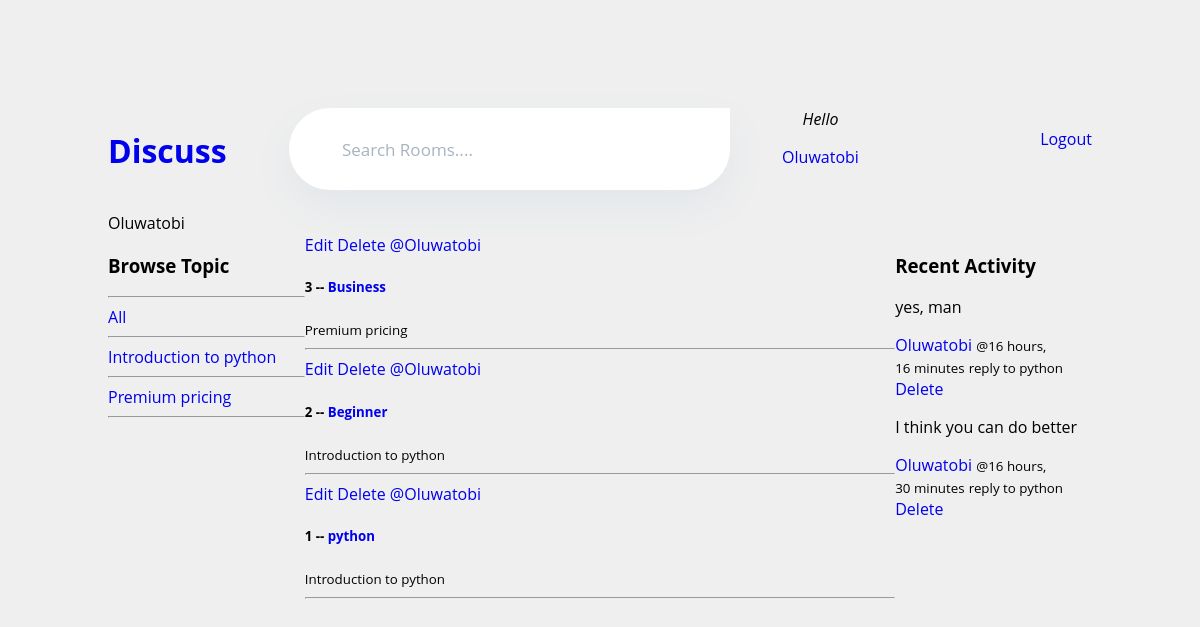
The app's page /profile/2 (signed in) with its own data.
### base/models.py (models this page shows, shortened)
class Topic(models.Model):
    name = models.CharField(max_length=200)

class Room(models.Model):
    host = models.ForeignKey(User, on_delete=models.SET_NULL, null=True)
    topic = models.ForeignKey(Topic, on_delete=models.SET_NULL, null=True)
    name = models.CharField(max_length=200)
    description = models.TextField(null=True, blank=True)
    participants = models.ManyToManyField(
        User, related_name='participants', blank=True)
    updated = models.DateTimeField(auto_now=True)
    created = models.DateTimeField(auto_now_add=True)
    class Meta:
        ordering = ['-updated', '-created']
    def __str__(self):
        return self.name

class Message(models.Model):
    user = models.ForeignKey(User, on_delete=models.CASCADE)
    room = models.ForeignKey(Room, on_delete=models.CASCADE)
    body = models.TextField()
    updated = models.DateTimeField(auto_now=True)
    created = models.DateTimeField(auto_now_add=True)
    class Meta:
        ordering = ['-updated', '-created']

### base/views.py (the view)
# urls.py: path("profile/<str:pk>", views.user_profile, name="profile"),
def user_profile(request, pk):
    user = User.objects.get(id=pk)
    rooms = user.room_set.all()
    room_message = user.message_set.all()
    topics = Topic.objects.all()
    context = {"user": user, "rooms": rooms, "room_message": room_message, "topics":topics}
    return render(request, "base/user_profile.html", context)

### base/templates/base/user_profile.html (shortened to what this page needs)
{% extends 'main.html' %} {% block content %} {{user.username}}
<div class="profile_container">
  <div>{% include 'base/topics_component.html' %}</div>
  <div>{% include 'base/feeds_component.html' %}</div>
  <div>{% include 'base/activiity.component.html' %}</div>
</div>
{% endblock %}

### template/navbar.html
{% load static %}
<div class="navbar">
  <div class="image">
    <h1><a href="/">
      Discuss
    </a></h1>
  </div>
  <div class="input-group">
    <form action="{% url 'home' %}" method="GET">
      <input
        value=""
        class="form-control"
        type="text"
        name="q"
        placeholder="Search Rooms...."
      />
      <label for="q">Search Rooms....</label>
    </form>
  </div>
  <div class="header_profile">
    <i>Hello</i>
    <p><a href="{% url 'profile' request.user.id  %}">{{request.user}}</a></p>
  </div>
  <div class="loginout">
    {% if request.user.is_authenticated %}
    <a href="{% url 'logout' %}">Logout</a>
    {% else %}
    <a href="{% url 'login' %}"> Login</a>
    {% endif %}
  </div>
</div>

### base/templates/base/topics_component.html
 <h3>Browse Topic</h3>
    <hr />
    <div>
      <a href="{% url 'home' %}"> All </a>
      <hr />
    </div>
    {% for topic in topics %}
    <div>
      <a href="{% url 'home' %}?q={{topic.name}}"> {{topic.name}} </a>
    </div>
    <hr />
    {% endfor %}

### base/templates/base/feeds_component.html
<div>
  {% for room in rooms %}
  <div>
    {% if request.user == room.host %}
    <a href="{% url 'update-room' room.id %}">Edit</a>
    <a href="{% url 'delete-room' room.id %}">Delete</a>
    {% endif %}
    <a href="{% url 'profile' room.host.id %}">@{{room.host.username}}</a>
    <h5>{{room.id}} -- <a href="{% url 'room' room.id %}">{{room.name}}</a></h5>
    <small>{{room.topic.name}}</small>
    <hr />
  </div>
  {% endfor %}
</div>

### base/templates/base/activiity.component.html
<h3>Recent Activity</h3>
{% for message in room_message %}
<p>{{ message.body }}</p>
<a href="{% url 'profile' message.user.id  %}">{{ message.user }}</a>
<small>@{{ message.created | timesince }}</small>
<small>reply to {{ message.room }}</small>
{% if request.user == message.user %}
<a href="{% url 'delete-message' message.id %}">Delete</a>
{% endif %} {% endfor %}

### static/styles/main.css (style rules this page uses)
body { background-color: aquamarine; }
.navbar { display: grid; grid-template-columns: 1fr 2fr 1fr 1fr; }
body { background-color: #efefef; padding: 100px; font-family: "Open Sans", "Arial", snas-serif; }
.input-group { justify-content: center; display: block; width: 441px; max-width: 100%; height: 82px; border: 0; background-color: #ffffff; border-bottom-left-radius: 41px; border-bottom-right-radius: 41px; border-top-left-radius: 41px; border-top-right-radius: 0; box-shadow: 0 17px 40px 0 rgba(75, 128, 182, 0.07); margin-bottom: 22px; position: relative; font-size: 17px; color: #a7b4c1; transition: opacity 0.2s ease-in-out, filter 0.2s ease-in-out, box-shadow 0.1s ease-in-out; }
.input-group input { position: absolute; border: 0; box-shadow: none; background-color: rgba(255, 255, 255, 0); top: 0; height: 65px; width: 100%; padding: 0 53px; box-sizing: border-box; z-index: 3; display: block; color: #1a6fc4; font-size: 17px; font-family: "Oxygen", sans-serif; transition: top 0.1s ease-in-out; }
.input-group input::placeholder { color: rgba(0, 0, 0, 0); }
.input-group input:focus, .input-group input:not(:placeholder-shown) { top: 17px; }
.input-group label { position: absolute; border: 0; top: 0; left: 0; right: 0; bottom: 0; z-index: 2; display: flex; align-items: center; padding: 0 53px; box-sizing: border-box; transition: all 0.1s ease-in-out; cursor: text; }
.input-group input:focus + label, .input-group input:not(:placeholder-shown) + label { bottom: 20px; font-size: 13px; opacity: 0.7; }
a { text-decoration: none; }
.image { justify-content: center; }
.header_profile { text-align: center; }
.loginout { margin-left: auto; margin-top: 20px; }

### base/templates/base/user_profile.html (style rules this page uses)
.profile_container { display: grid; grid-template-columns: 1fr 3fr 1fr; }

### records on screen
Topic: name "Introduction to python"
Topic: name "Premium pricing"
Room: shows "Edit", host.username "Oluwatobi", id "3", name "Business", topic.name "Premium pricing"
Room: shows "Edit", host.username "Oluwatobi", id "2", name "Beginner", topic.name "Introduction to python"
Room: shows "Edit", host.username "Oluwatobi", id "1", name "python", topic.name "Introduction to python"
Message: body "yes, man", user "Oluwatobi", created "16 hours, 16 minutes", room "python", shows "Delete"
Message: body "I think you can do better", user "Oluwatobi", created "16 hours, 30 minutes", room "python", shows "Delete"

### other values on screen
{{ request.user }} "Oluwatobi"
{{ user.username }} "Oluwatobi"
